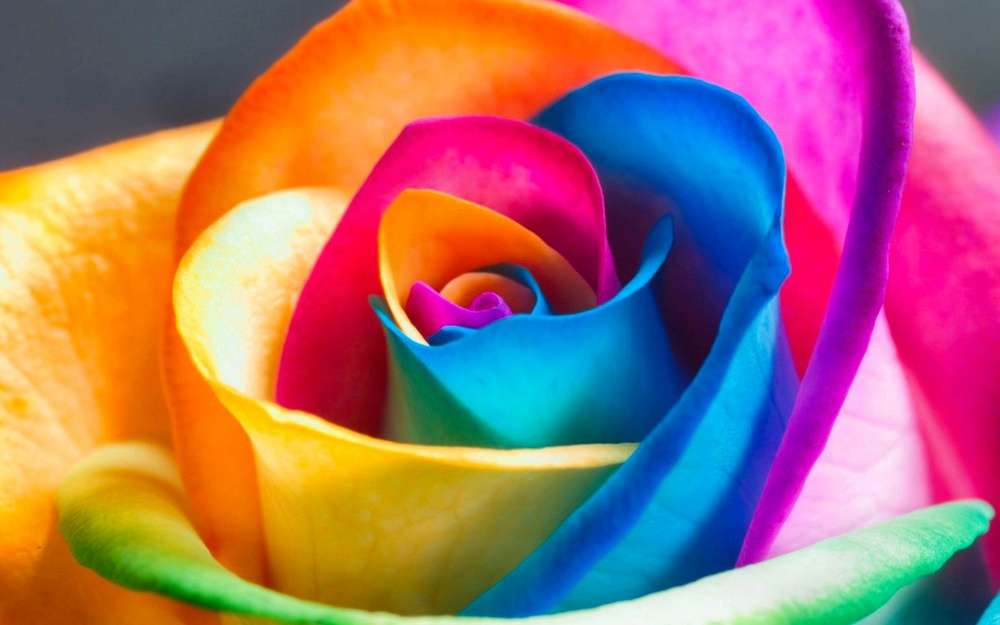
#> input picture img.jpg, 1000 x 625 px, shrunk from 2960 x 1850 before the run
$ python image.py
#> lines starting #> are read from the running program, lines starting #| are printed output that depends on the picture
import cv2
img=cv2.imread("img.jpg")
#> img is the input picture: shape (625, 1000, 3); mean B, G, R 110, 110.6, 163.8
gray=cv2.cvtColor(img, cv2.COLOR_BGR2GRAY)
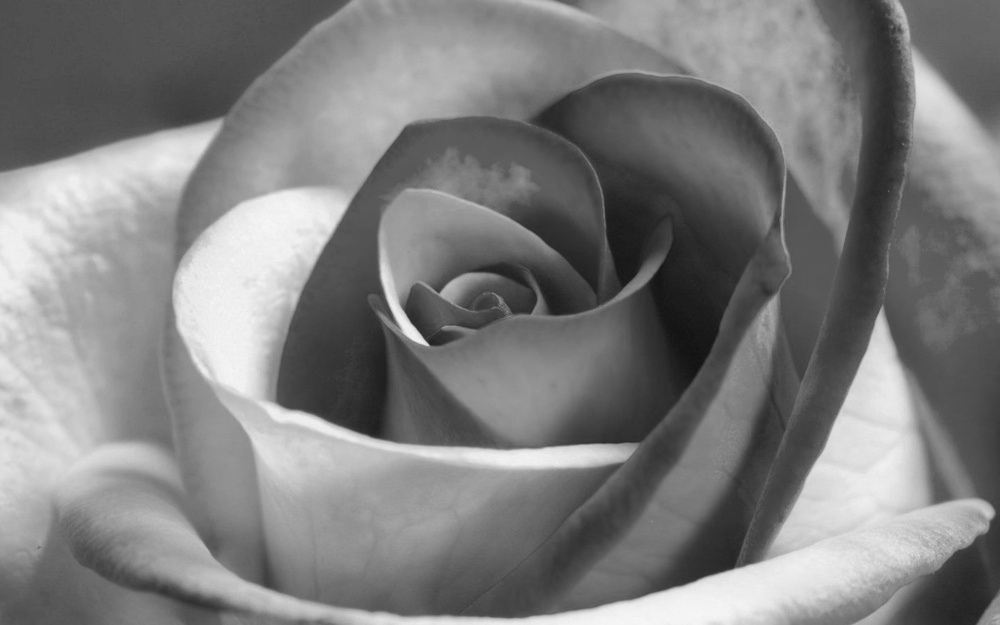
#> gray: shape (625, 1000); min 17, max 248, mean 126.4
cv2.imwrite("gray1.jpg",gray)
cv2.imwrite("extension.png",img)
